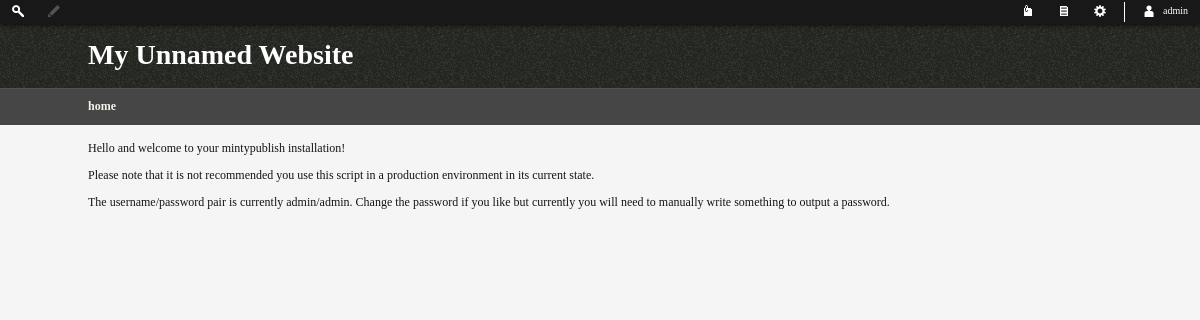
The page /trunk/ (signed in) on the database its author committed.
### tables this page shows
CREATE TABLE IF NOT EXISTS `pages` (
  `page_id` int(11) NOT NULL AUTO_INCREMENT,
  `page_orderid` int(11) NOT NULL,
  `page_title_menu` varchar(32) NOT NULL,
  `page_title_full` varchar(64) NOT NULL,
  `page_content` longtext NOT NULL,
  `page_hideinmenu` tinyint(1) NOT NULL DEFAULT '0',
  `page_haschild` tinyint(1) NOT NULL,
  `page_childof` int(11) NOT NULL DEFAULT '-1',
  `page_dateadded` datetime NOT NULL,
  `page_dateedited` datetime NOT NULL,
  `page_editcount` int(11) NOT NULL DEFAULT '0',
  PRIMARY KEY (`page_id`)
);

### trunk/index.php (called while the page is built)
<?php
$root = 'mintypublish';
include($root . '/entrance.php');
?>

### trunk/mintypublish/functions.php (called while the page is built, shortened)
<?php
$location = array(
	'root'      => $root,
	'admin'     => 'index.php?p=admin',
	'admin2'    => $root . '/admin',
	'files'     => $root . '/media',
	'js'        => $root . '/js',
	'themes'    => $root . '/themes',
	'theme'     => $root . '/themes/' . MP_THEME,
	'theme_nr'  => 'themes/' . MP_THEME,
	'theme_def' => $root . '/themes/default',
	'images'    => $root . '/themes/' . MP_THEME . '/img',
	'styles'    => $root . '/themes/' . MP_THEME . '/css',
	'tree'      => $root . '/themes/' . MP_THEME . '/tree'
);
function isexistinguser($uname,$pwd,$ishash=false)
{
	$uname2 = mysql_real_escape_string($uname);
	$result = mysql_query("SELECT user_username,user_password,user_password_salt FROM users WHERE user_username = '$uname2'") or die(mysql_error());
	$hit = 0;
	$rowcounted = false;
	$salt = '';
	while($row = mysql_fetch_array($result))
	{
		$salt = $row['user_password_salt'];
		if (!$rowcounted && $hit != -1)
		{
			if ($uname == $row['user_username'])
			{
				$hit = 2;
			}
			if (!$ishash)
			{
				$supposedpass = user_pass_generate($row['user_password_salt'],$pwd);
			}
			else
			{
				$supposedpass = $pwd;
			}
			if ($supposedpass == $row['user_password'])
			{
				if ($hit == 2)
					$hit = 1;
				else
					$hit = 3;
			}
		}
		else
		{
			$hit = -1;
		}
	}
	return array($hit,$salt);
}
function isloggedin()
{
	if (pisset('session',array('uname','pwd')))
	{
		if (isexistinguser($_SESSION['uname'], $_SESSION['pwd'], true) == 1)
		{
			punset('session',array('uname','pwd'));
			return false;
		}
		return true;
	}
	else
	{
		return false;
	}
}
function pisset($type,$variable)
{
	if (is_string($variable))
	{
		switch ($type)
		{
			case 'session': return isset($_SESSION[$variable]); break;
			case 'cookie' : return isset($_COOKIE [$variable]); break;
		}
	}
	elseif (is_array($variable))
	{
		$ret = true;
		switch ($type)
		{
			case 'session':
				foreach($variable as $var)
				{
					if (!isset($_SESSION[$var]))
						$ret = false;
				}
				break;
			case 'cookie':
				foreach($variable as $var)
				{
					if (!isset($_COOKIE[$var]))
						$ret = false;
				}
				break;
		}
		return $ret;
	}
}
?>

### trunk/mintypublish/entrance.php (the view, shortened to what this page needs)
<?php
if (isset($_GET["p"]))
	$pid = $_GET["p"];
else
	$pid = 1;
require_once($root.'/config.php');
require_once($root.'/functions.php');
require_once($root.'/template.php');
$sitename = MP_SITENAME;
$pagequery = mysql_query("SELECT * FROM pages ORDER BY page_orderid ASC");
$i = 0; $j = 0;
while ($row = mysql_fetch_array($pagequery))
{
	if ($row['page_childof'] == -1 && $row['page_hideinmenu'] == 0)
	{
		if ($row['page_id'] == $pid)
		{
			$sel = true;
		}
		else
		{
			$sel = false;
		}
		if ($row['page_id'] == 1)
		{
			$purl = './';
		}
		else
		{
			$purl = 'index.php?p=' . $row['page_id'];
		}
		$menu[] = array(
			'id' => $row['page_id'],
			'name' => $row['page_title_menu'],
			'name_short' => $row['page_title_menu'],
			'name_full' => $row['page_title_full'],
			'url' => $purl,
			'selected' => $sel
		);
	}
	if ($row['page_id'] == $pid)
	{
		$pagecontent = '';
		$pagecontent .= $row['page_content'];
		$j+=1;
	}
}
$page = new PageBuilder();
switch ($_GET["p"])
{
	default:
		if ($j == 0)
		{
			$page->setTitle($txt['text_error']);
			echo $txt['noexist'];
		}
		else
		{
			echo $pagecontent;
		}
		break;
}
?>

### trunk/mintypublish/template.php (shortened to what this page needs)
<?php
class PageBuilder
{
	private $title, $content, $stylesheets=array(), $javascripts=array(), $bodypre, $disabled=false, $sitename, $location, $bodyClasses;
	function PageBuilder()
	{
		global $sitename, $location;
		$this->sitename = $sitename;
		$this->location = $location;
	}
	function addCSS($path)
	{
		$this->stylesheets[] = $path;
	}
	function outputBodyClasses()
	{
		if (isloggedin())
		{
			$this->bodyClasses[] = 'admin';
		}
		$c = count($this->bodyClasses);
		for ($i=0; $i<$c; $i++)
		{
			if ($i > 0)
			{
				echo ' ';
			}
			echo $this->bodyClasses[$i];
		}
	}
	function getMenu()
	{
		global $menu;
		return $menu;
	}
	function outputHead()
	{
		foreach ($this->stylesheets as $stylesheet)
		{
			echo "\t\t".'<link rel="stylesheet" type="text/css" href="'.$stylesheet.'" />'."\n";
		}
	}
	function outputContent()
	{
		echo $this->content;
	}
	function outputAdminMenu()
	{
		if (isloggedin())
		{
			$location = $this->location;
			include($this->location['theme_nr'].'/admin_menu.php');
		}
	}
	function build()
	{
		if ($this->disabled)
		{
			return $this->content;
		}
		else
		{
			$location = $this->location;
			include($this->location['theme_nr'].'/overall.php');
			return ob_get_clean();
		}
	}
	function outputAll()
	{
		$this->content = ob_get_clean();
		echo $this->build();
	}
}
?>

### trunk/mintypublish/themes/default/overall.php (shortened to what this page needs)
<!DOCTYPE html>
<html lang="en">
	<head>
		<?php $this->outputHead(); ?>
	</head>
	<body class="<?php $this->outputBodyClasses(); ?>">
		<?php $this->outputAdminMenu(); ?>
		<div id="global_wrapper">
			<header id="header">
				<h1 id="title"><?php echo $this->sitename; ?></h1>
				<div id="menu_wrapper">
					<nav>
						<ul><?php
						foreach ($this->getMenu() as $item)
						{
							if (!$item['hide'])
							echo '
							<li'.($item['selected']?' class="sel"':'').'>
								<a href="'.$item['url'].'">'.$item['name'].'</a>
							</li>';
						}
						?>
						</ul>
					</nav>
				</div>
			</header>
			<section id="content">
			</section>
		</div>
	</body>
</html>

### trunk/mintypublish/themes/default/admin_menu.php (shortened to what this page needs)
<aside id="admin">
	<div class="block mode" data-type="preview">
		<img src="<?php echo $location['images']; ?>/admin_preview.png" alt="P" title="Preview Mode" />
	</div>
	<div class="block mode off" data-type="edit">
		<img src="<?php echo $location['images']; ?>/admin_edit.png" alt="E" title="Edit Mode" />
	</div>
	<div style="float:right;">
		<div class="block button" data-type="files">
			<img src="<?php echo $location['images']; ?>/admin_files.png" alt="Files" />
		</div>
		<div class="block button" data-type="pages">
			<img src="<?php echo $location['images']; ?>/admin_pages.png" alt="Pages" />
		</div>
		<div class="block button" data-type="config">
			<img src="<?php echo $location['images']; ?>/admin_config.png" alt="Config" />
		</div>
		<div class="block button" data-type="profile">
			<img src="<?php echo $location['images']; ?>/admin_user.png" alt="Logged in as " />
			<span><?php echo $_SESSION['uname']; ?></span>
		</div>
	</div>
</aside>

### trunk/mintypublish/themes/default/css/screen.css (style rules this page uses)
body { font-family:verdana; text-align:center; padding:0px; margin:0px; background:#f5f5f5; color:#151515; }
body, td { font-size:12px; font-family:verdana; }
header,section,footer,aside,nav,article,figure { display:block; }
#global_wrapper { background:url('../img/bg.png') repeat-x; margin:0px auto; text-align:left; }
#content { margin:0px auto; width:1024px; }
#header { color:#fff; }
#header #title { margin:0px auto; width:1024px; }
#header h1 { font-size:28px; height:34px; padding:15px 0px; }
#menu_wrapper { background:#464646; color:#fff; border-top:1px solid #545454; padding-top:10px; height:26px; }
#menu_wrapper nav { margin:0px auto; width:1024px; }
#menu_wrapper nav ul { list-style:none; padding:0px; margin:0px; }
#menu_wrapper nav li { float:left; margin-right:16px; }
#menu_wrapper nav li.sel { font-weight:bold; }
#menu_wrapper a:link, #menu_wrapper a:visited { text-decoration:none; color:#F1F4E8; }
#content { margin-top:16px; }
a:link, a:visited { text-decoration:none; color:gray; }
img { border:none; }
h1,h2,h3,h4,h5 { padding: 0; margin: 0; }
h1 { font-size:large; }
body.admin #global_wrapper { padding-top:24px; }
#admin { background:#181818; box-shadow:0px 0px 6px #000; -moz-box-shadow:0px 0px 6px #000; -webkit-box-shadow:0px 0px 6px #000; position:fixed; top:0px; left:0px; width:100%; height:24px; text-align:left; font-size:10px; }
#admin .block { float:left; color:#fff; margin:0px 8px; padding:5px 4px; height:24px; background:transparent; }
#admin .block * { float:left; }
#admin .block span { margin-left:8px; }
#admin .block.off { opacity:0.25; filter:alpha(opacity=25); }

### rows shown on the page
pages: page_title_menu "home", pagecontent "Hello and welcome to your mintypublish installation! Please note that it is not recommended you use this script in a production environment in its current state. The username/password pair is currently admin/admin. Change the password if you like but currently you will need to manually write something to output a password."

### other values the page prints
$_SESSION['uname'] "admin"
$this->sitename "My Unnamed Website"
